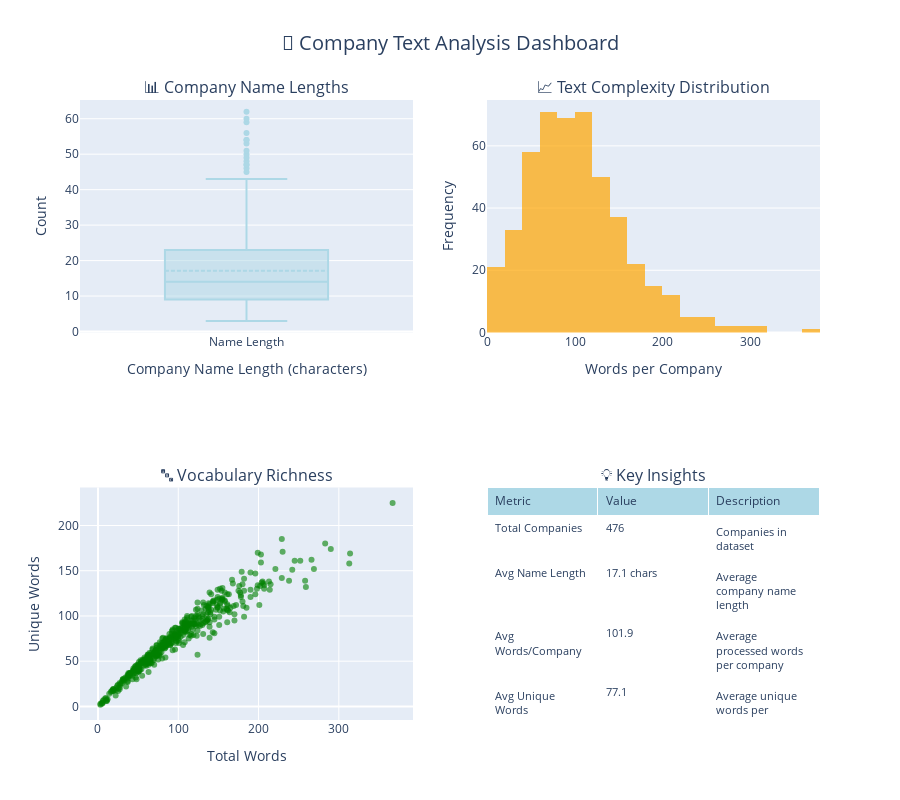

Notebook cell for this chart:
### Code cell
# 🏢 COMPANY ANALYSIS & TEXT STATISTICS

# Since we're focusing on 3 columns (Company Name, Company overview, Our key skills),
# let's create insightful analysis based on available data

# Create a comprehensive analysis dashboard
fig = make_subplots(
    rows=2, cols=2,
    subplot_titles=('📊 Company Name Lengths', '📈 Text Complexity Distribution', 
                   '🔤 Vocabulary Richness', '💡 Key Insights'),
    specs=[[{"secondary_y": False}, {"secondary_y": False}],
           [{"secondary_y": False}, {"type": "table"}]]
)

# 1. Company Name Length Analysis
name_lengths = df['Company Name'].str.len()
fig.add_trace(
    go.Box(y=name_lengths, name="Name Length", 
           marker_color='lightblue', boxmean=True),
    row=1, col=1
)

# 2. Text Complexity (words per text)
words_per_text = df['preprocessed_text'].str.split().str.len()
fig.add_trace(
    go.Histogram(x=words_per_text, nbinsx=25, name="Words per Company", 
                marker_color='orange', opacity=0.7),
    row=1, col=2
)

# 3. Vocabulary Richness (unique words per company)
unique_words_per_company = []
for text in df['preprocessed_text']:
    if text and isinstance(text, str):
        unique_words = len(set(text.split()))
        unique_words_per_company.append(unique_words)
    else:
        unique_words_per_company.append(0)

fig.add_trace(
    go.Scatter(x=words_per_text, y=unique_words_per_company, 
              mode='markers', name="Vocabulary Richness",
              marker=dict(color='green', size=6, opacity=0.6)),
    row=2, col=1
)

# 4. Key Insights Table
total_companies = len(df)
avg_name_length = name_lengths.mean()
avg_text_words = np.mean(words_per_text)
avg_unique_words = np.mean(unique_words_per_company)
total_vocabulary = len(set(' '.join(df['preprocessed_text'].dropna()).split()))

insights_data = [
    ['Metric', 'Value', 'Description'],
    ['Total Companies', f'{total_companies:,}', 'Companies in dataset'],
    ['Avg Name Length', f'{avg_name_length:.1f} chars', 'Average company name length'],
    ['Avg Words/Company', f'{avg_text_words:.1f}', 'Average processed words per company'],
    ['Avg Unique Words', f'{avg_unique_words:.1f}', 'Average unique words per company'],
    ['Total Vocabulary', f'{total_vocabulary:,}', 'Unique words across all companies'],
    ['Vocabulary Richness', f'{(total_vocabulary/total_companies):.1f}', 'Unique words per company ratio']
]

fig.add_trace(
    go.Table(
        header=dict(values=insights_data[0], fill_color='lightblue', align='left', font_size=12),
        cells=dict(values=list(zip(*insights_data[1:])), fill_color='white', align='left', font_size=11)
    ),
    row=2, col=2
)

# Update layout
fig.update_layout(
    height=800, 
    title_text="🏢 Company Text Analysis Dashboard",
    title_x=0.5,
    title_font_size=20,
    showlegend=False
)

# Update axis labels
fig.update_xaxes(title_text="Company Name Length (characters)", row=1, col=1)
fig.update_yaxes(title_text="Count", row=1, col=1)
fig.update_xaxes(title_text="Words per Company", row=1, col=2)
fig.update_yaxes(title_text="Frequency", row=1, col=2)
fig.update_xaxes(title_text="Total Words", row=2, col=1)
fig.update_yaxes(title_text="Unique Words", row=2, col=1)

fig.show()

# Additional insights
print("🎯 Key Dataset Insights:")
print(f"• 📊 Total companies analyzed: {total_companies:,}")
print(f"• 📝 Average company description: {avg_text_words:.1f} words")
print(f"• 🔤 Total unique vocabulary: {total_vocabulary:,} words")
print(f"• 💡 Vocabulary richness score: {(total_vocabulary/total_companies):.2f}")
print(f"• 📏 Company name lengths: {name_lengths.min()}-{name_lengths.max()} characters")

# Find companies with most/least text
if len(df) > 0:
    most_verbose = df.loc[words_per_text.idxmax(), 'Company Name']
    least_verbose = df.loc[words_per_text.idxmin(), 'Company Name']
    print(f"• 📖 Most detailed description: {most_verbose} ({words_per_text.max()} words)")
    print(f"• 📝 Shortest description: {least_verbose} ({words_per_text.min()} words)")

# Get the code content (this is just for reading)

### Figure 1 — Plotly figure (JSON) as saved in the notebook; plotly's stock layout.template omitted (floating-point values rounded to 4 significant figures; data arrays with more than 128 entries replaced by an {"elided": "..."} marker saying what was removed)
{"data": [{"boxmean": true, "marker": {"color": "lightblue"}, "name": "Name Length", "type": "box", "xaxis": "x", "y": {"elided": "476 int values"}, "yaxis": "y"}, {"marker": {"color": "orange"}, "name": "Words per Company", "nbinsx": 25, "opacity": 0.7, "type": "histogram", "x": {"elided": "476 int values"}, "xaxis": "x2", "yaxis": "y2"}, {"marker": {"color": "green", "opacity": 0.6, "size": 6}, "mode": "markers", "name": "Vocabulary Richness", "type": "scatter", "x": {"elided": "476 int values"}, "xaxis": "x3", "y": {"elided": "476 int values"}, "yaxis": "y3"}, {"cells": {"align": "left", "fill": {"color": "white"}, "font": {"size": 11}, "values": [["Total Companies", "Avg Name Length", "Avg Words/Company", "Avg Unique Words", "Total Vocabulary", "Vocabulary Richness"], ["476", "17.1 chars", "101.9", "77.1", "6,220", "13.1"], ["Companies in dataset", "Average company name length", "Average processed words per company", "Average unique words per company", "Unique words across all companies", "Unique words per company ratio"]]}, "domain": {"x": [0.55, 1], "y": [0, 0.375]}, "header": {"align": "left", "fill": {"color": "lightblue"}, "font": {"size": 12}, "values": ["Metric", "Value", "Description"]}, "type": "table"}], "layout": {"annotations": [{"font": {"size": 16}, "showarrow": false, "text": "📊 Company Name Lengths", "x": 0.225, "xanchor": "center", "xref": "paper", "y": 1, "yanchor": "bottom", "yref": "paper"}, {"font": {"size": 16}, "showarrow": false, "text": "📈 Text Complexity Distribution", "x": 0.775, "xanchor": "center", "xref": "paper", "y": 1, "yanchor": "bottom", "yref": "paper"}, {"font": {"size": 16}, "showarrow": false, "text": "🔤 Vocabulary Richness", "x": 0.225, "xanchor": "center", "xref": "paper", "y": 0.375, "yanchor": "bottom", "yref": "paper"}, {"font": {"size": 16}, "showarrow": false, "text": "💡 Key Insights", "x": 0.775, "xanchor": "center", "xref": "paper", "y": 0.375, "yanchor": "bottom", "yref": "paper"}], "height": 800, "showlegend": false, "title": {"font": {"size": 20}, "text": "🏢 Company Text Analysis Dashboard", "x": 0.5}, "xaxis": {"anchor": "y", "domain": [0, 0.45], "title": {"text": "Company Name Length (characters)"}}, "xaxis2": {"anchor": "y2", "domain": [0.55, 1], "title": {"text": "Words per Company"}}, "xaxis3": {"anchor": "y3", "domain": [0, 0.45], "title": {"text": "Total Words"}}, "yaxis": {"anchor": "x", "domain": [0.625, 1], "title": {"text": "Count"}}, "yaxis2": {"anchor": "x2", "domain": [0.625, 1], "title": {"text": "Frequency"}}, "yaxis3": {"anchor": "x3", "domain": [0, 0.375], "title": {"text": "Unique Words"}}}}
